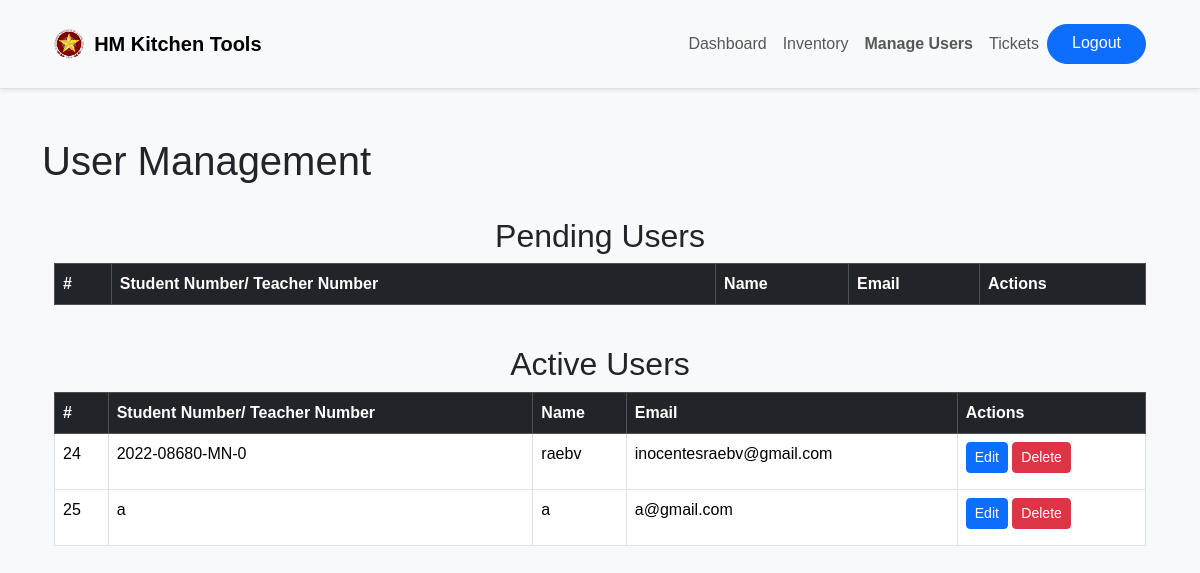
Page /manageuser.php (signed in) on the committed database.
### tables this page shows
CREATE TABLE `users` (
  `user_id` int(11) NOT NULL,
  `student_number` varchar(20) NOT NULL,
  `username` varchar(50) NOT NULL,
  `email` varchar(255) DEFAULT NULL,
  `password` varchar(255) NOT NULL,
  `created_at` timestamp NOT NULL DEFAULT current_timestamp(),
  `is_admin` tinyint(1) DEFAULT 0,
  `status` enum('pending','approved') DEFAULT 'pending',
  `COR` varchar(255) NOT NULL
);

### manageuser.php (the view, shortened to what this page needs)
<?php
require 'conn.php';
?>
<!DOCTYPE html>
<html lang="en">
<head>
    <link href="https://cdn.jsdelivr.net/npm/bootstrap@5.3.3/dist/css/bootstrap.min.css" rel="stylesheet">
    <link href="css/otheradmins.css" rel="stylesheet">
</head>
<body>
    <header class="bg-light border-bottom py-3 shadow-sm">
        <div class="container">
            <nav class="navbar navbar-expand-lg navbar-light bg-light">
                <div class="container-fluid">
                    <a class="navbar-brand d-flex align-items-center" href="#">
                        <img src="images/puplogo.png" alt="Logo" class="center-img" style="height: 30px; margin-right: 10px;">
                        <span class="fw-bold">HM Kitchen Tools</span>
                    </a>
                    <div class="collapse navbar-collapse" id="navbarNav">
                        <ul class="navbar-nav ms-auto mb-2 mb-lg-0">
                            <li class="nav-item"><a class="nav-link" href="admin.php">Dashboard</a></li>
                            <li class="nav-item"><a class="nav-link" href="inventory.php">Inventory</a></li>
                            <li class="nav-item"><a class="nav-link fw-bold" aria-current="page" href="">Manage Users</a></li>
                            <li class="nav-item"><a class="nav-link" href="ticket.php">Tickets</a></li>
                            <a href="?logout=true" class="btn btn-primary rounded-pill px-4">Logout</a>
                        </ul>
                    </div>
                </div>
            </nav>
        </div>
    </header>
    <div class="container mt-5">
        <h1>User Management</h1>
        <div class="row">
            <div class="col-md-12">
                <div class="container mt-4">
                <h2 class="text-center">Pending Users</h2>
                <div class="table-responsive">
                    <table class="table table-bordered">
                        <thead class="table-dark">
                            <tr>
                                <th scope="col">#</th>
                                <th scope="col-6">Student Number/ Teacher Number</th>
                                <th>Name</th>
                                <th scope="col">Email</th>
                                <th scope="col">Actions</th>
                            </tr>
                        </thead>
                    </table>
                </div>
            </div>
                <div class="container mt-4">
                <h2 class="text-center">Active Users</h2>
                <div class="table-responsive">
                    <table class="table table-bordered table-hover">
                        <thead class="table-dark">
                            <tr>
                            <tr>
                                <th scope="col">#</th>
                                <th scope="col">Student Number/ Teacher Number</th>
                                <th>Name</th>
                                <th scope="col">Email</th>
                                <th scope="col">Actions</th>
                            </tr>
                            </tr>
                        </thead>
                        <tbody>
                            <?php
                            $query = "SELECT user_id, student_number, username, email FROM users WHERE status = 'approved'";
                            $result = $conn->query($query);
                            while ($row = $result->fetch_assoc()): ?>
                                <tr>
                                    <td><?php echo htmlspecialchars($row['user_id']); ?></td>
                                    <td><?php echo htmlspecialchars($row['student_number']); ?></td>
                                    <td><?php echo htmlspecialchars($row['username']); ?></td>
                                    <td><?php echo htmlspecialchars($row['email']); ?></td>
                                    <td>
                                        <a href="edit_user.php?user_id=<?php echo $row['user_id']; ?>" class="btn btn-primary btn-sm mb-2">Edit</a>
                                        <a href="delete_user.php?user_id=<?php echo $row['user_id']; ?>" class="btn btn-danger btn-sm mb-2">Delete</a>
                                    </td>
                                </tr>
                            <?php endwhile; ?>
                        </tbody>
                    </table>
                </div>
                </div>
            </div>
        </div>
    </div>
</body>
</html>

### css/otheradmins.css (style rules this page uses)
body { font-family: Arial, sans-serif; background-color: #f8f9fa; margin: 0; padding: 0; }

### rows in the picture
users: user_id "24", student_number "2022-08680-MN-0", username "raebv", email "inocentesraebv@gmail.com"
users: user_id "25", student_number "a", username "a", email "a@gmail.com"
